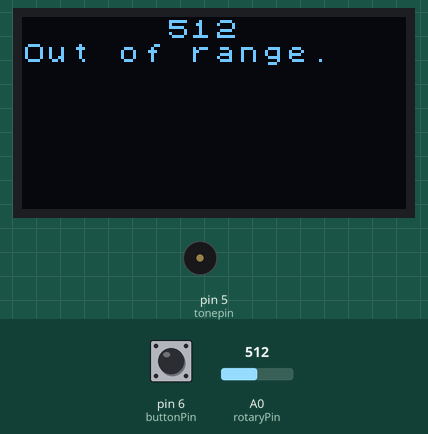
A sketch run on a simulated Arduino Uno, built with avr-gcc and run on an emulated ATmega328P. Shown: 128×64 one-colour display, buzzer (waves = sounding). Inputs (shaded band) come from the test bench; at power-on: A0 (rotaryPin) = 512, pin 6 (buttonPin) LOW.

Above: at 1.2 s.
1.3 s: A0 (rotaryPin) set to 482
At 2.6 s:
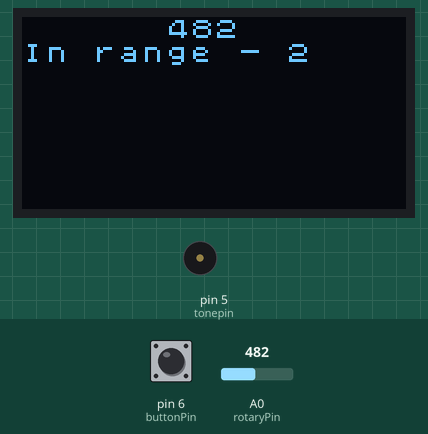
3.0 s: pin 6 (buttonPin) pulled HIGH for 0.15 s
At 3.4 s:
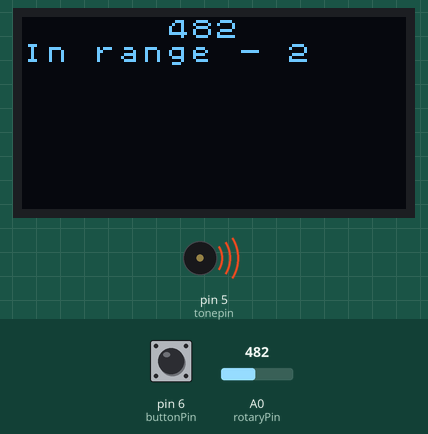
Timing chart, 0 to 21.6 s (numbered marks = the images above; inputs shaded):
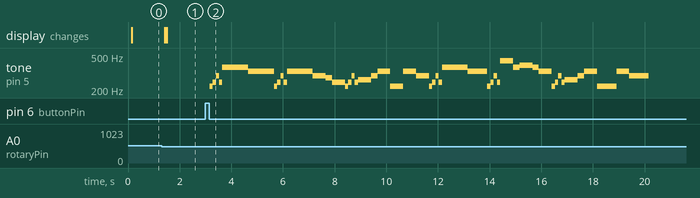

The sketch:

musicbox.ino
```cpp
// Define the pitch for the notes
#include "music.h"

//including the libraries
#include <Arduino.h>
#include <U8x8lib.h>

// This allows us to write to the small OLED display
U8X8_SSD1306_128X64_NONAME_HW_I2C u8x8(/* reset=*/U8X8_PIN_NONE);

// These pin names are all available in the documentation for the Grove board
// we are using
//
// https://wiki.seeedstudio.com/Grove-Beginner-Kit-For-Arduino/
//

int rotaryPin = A0;   //Arduino pin assigned to potentiometer
int rotaryValue = 0;  //variable for storing potentiometer reading

const int buttonPin = 6;  //Arduino pin assinged to button
int buttonState = 0;      //variable for storing button state

int tonepin = 5;  // Arduino pin assigned to Buzzer
int frequency;    // variable for storing the frequency


//The melody of song 1
int tune1[] = {
  NOTE_G4, NOTE_G4, NOTE_A4, NOTE_G4, NOTE_C5, NOTE_B4,
  NOTE_G4, NOTE_G4, NOTE_A4, NOTE_G4, NOTE_D5, NOTE_C5,
  NOTE_G4, NOTE_G4, NOTE_G5, NOTE_E5, NOTE_C5, NOTE_B4, NOTE_A4,
  NOTE_F5, NOTE_F5, NOTE_E5, NOTE_C5, NOTE_D5, NOTE_C5
};

//The duration of each note in tune1
float durt1[] = {
  0.5, 0.5, 0.5, 0.5, 0.5, 1,
  0.5, 0.5, 0.5, 0.5, 0.5, 1,
  0.5, 0.5, 0.5, 0.5, 0.5, 0.5, 0.5, 1,
  0.5, 0.5, 0.5, 0.5, 1, 1

};

//The melody of song 2
int tune2[] = {
  NOTE_A3, NOTE_B3, NOTE_D4, NOTE_B3, NOTE_FS4, NOTE_FS4, NOTE_E4, NOTE_A3,
  NOTE_B3, NOTE_D4, NOTE_B3, NOTE_E4, NOTE_E4, NOTE_D4, NOTE_CS4, NOTE_B3,
  NOTE_A3, NOTE_B3, NOTE_D4, NOTE_B3, NOTE_C4, NOTE_D4, NOTE_E4, NOTE_A3,
  NOTE_A3, NOTE_E4, NOTE_D4, NOTE_A3, NOTE_B3, NOTE_D4, NOTE_B3, NOTE_FS4,
  NOTE_FS4, NOTE_E4, NOTE_A3, NOTE_B3, NOTE_D4, NOTE_B3, NOTE_A4, NOTE_FS4,
  NOTE_G4, NOTE_FS4, NOTE_E4, NOTE_A3, NOTE_B3, NOTE_D4, NOTE_B3, NOTE_C4,
  NOTE_D4, NOTE_E4, NOTE_A3, NOTE_A3, NOTE_E4, NOTE_D4, NOTE_FS4, NOTE_G4,
  NOTE_FS4, NOTE_E4, NOTE_A3, NOTE_B3, NOTE_D4, NOTE_B3, NOTE_C4, NOTE_D4,
  NOTE_E4, NOTE_A3, NOTE_A3, NOTE_E4, NOTE_D4
};

//The duration of each note in song 2
float durt2[] = {
  0.25,
  0.25,
  0.25,
  0.25,
  1,
  1,
  1 + 1,
  0.25,
  0.25,
  0.25,
  0.25,
  1,
  1,
  1,
  0.5,
  1,
  0.25,
  0.25,
  0.25,
  0.25,
  1,
  0.5,
  1,
  0.5,
  0.5,
  1,
  1,
  0.25,
  0.25,
  0.25,
  0.25,
  1,
  1,
  1 + 0.5,
  0.25,
  0.25,
  0.25,
  0.25,
  1,
  0.5,
  1,
  0.5,
  1,
  0.25,
  0.25,
  0.25,
  0.25,
  1,
  0.5,
  1,
  0.5,
  1,
  1,
  1 + 0.5,
};

//The melody of song 3
int tune3[] = {
  NOTE_E4, NOTE_D4,
  NOTE_C4, NOTE_D4, NOTE_E4,
  NOTE_E4, NOTE_E4, NOTE_D4, NOTE_D4,
  NOTE_D4, NOTE_E4, NOTE_G4,
  NOTE_G4, NOTE_E4, NOTE_D4,
  NOTE_C4, NOTE_D4, NOTE_E4,
  NOTE_E4, NOTE_E4, NOTE_E4, NOTE_D4, NOTE_D4, NOTE_E4,
  NOTE_D4, NOTE_C4
};

//The duration of each note in song 3
float durt3[] = {
  0.5, 0.5, 0.5, 0.5, 0.5, 0.5, 1,
  0.5, 0.5, 1, 0.5, 0.5, 1,
  0.5, 0.5, 0.5, 0.5, 0.5, 0.5, 0.5,
  0.5, 0.5, 0.5, 0.5, 0.5, 1
};

void setup(void) {

  // We are going to read from the rotary sensor and the button
  pinMode(rotaryPin, INPUT);  //setting potentiometer as input
  pinMode(buttonPin, INPUT);  //setting button as input

  // We're going to send "music" out of the buzzer
  pinMode(tonepin, OUTPUT);  //setting buzzer as output

  // set up the OLED display
  u8x8.begin();
  u8x8.setFlipMode(1);
  u8x8.setFont(u8x8_font_chroma48medium8_r);
}


void loop(void) {

  // Read the position of the rotary sensor
  rotaryValue = analogRead(rotaryPin);   //reads the value from the potentiometer (it maps input voltages between 0 5V into integer values between 0 and 1023)
  buttonState = digitalRead(buttonPin);  // reads the value from the button, either HIGH or LOW

  u8x8.setCursor(0, 0);

  u8x8.print("      ");
  u8x8.println(rotaryValue);

  //Set arbitrary ranges for each song to play
  //using if-else statements
  if (rotaryValue > 100 && rotaryValue < 200) {
    u8x8.println("In range - 1   ");
    int length = sizeof(tune1) / sizeof(tune1[0]);

    if (buttonState == HIGH) {
      for (int x = 0; x < length; x++) {
        tone(tonepin, tune1[x]);
        delay(400 * durt1[x]);
        delay(100 * durt1[x]);
        noTone(tonepin);
      }
      delay(4000);
    }

  } else if (rotaryValue > 400 && rotaryValue < 500) {
    int length = sizeof(tune2) / sizeof(tune2[0]);
    u8x8.println("In range - 2  ");
    if (buttonState == HIGH) {
      for (int x = 0; x < length; x++) {
        tone(tonepin, tune2[x]);
        delay(400 * durt2[x]);
        delay(100 * durt2[x]);
        noTone(tonepin);
      }
    }
  } else if (rotaryValue > 780 && rotaryValue < 880) {
    u8x8.println("In range - 3   ");
    int length = sizeof(tune3) / sizeof(tune3[0]);

    if (buttonState == HIGH) {
      for (int x = 0; x < length; x++) {
        tone(tonepin, tune3[x]);
        delay(400 * durt3[x]);
        delay(100 * durt3[x]);
        noTone(tonepin);
      }
    }
  } else {
    u8x8.print("Out of range.");
  }
}
```

music.h
```cpp
#ifndef _MUSIC_H
#define _MUSIC_H

//defining each note based on its frequency
#define NOTE_0 -1
#define NOTE_FS3 185
#define NOTE_G3  196
#define NOTE_GS3 208
#define NOTE_A3  220
#define NOTE_AS3 233
#define NOTE_B3  247
#define NOTE_C4  262
#define NOTE_CS4 277
#define NOTE_D4  294
#define NOTE_DS4 311
#define NOTE_E4  330
#define NOTE_F4  349
#define NOTE_FS4 370
#define NOTE_G4  392
#define NOTE_GS4 415
#define NOTE_A4  440
#define NOTE_AS4 466
#define NOTE_B4  494
#define NOTE_C5  523
#define NOTE_CS5 554
#define NOTE_D5  587
#define NOTE_DS5 622
#define NOTE_E5  659
#define NOTE_F5  698
#define NOTE_FS5 740
#define NOTE_G5  784
#define NOTE_GS5 831

#define WHOLE 1
#define HALF 0.5
#define QUARTER 0.25
#define EIGHTH 0.25
#define SIXTEENTH 0.625

#endif
```

Measured:
- the behaviour switches between 500 and 499 on A0 (rotaryPin) (found by bisection; images 0 and 1)
- after the input at 1.3 s, the display: first changes after 0.12 s (image 1 shows a later state)
- after the input at 3.0 s, tone on pin 5 (tonepin): plays 220 Hz for 0.13 s, 247 Hz for 0.13 s, 294 Hz for 0.13 s, 247 Hz for 0.13 s, 370 Hz for 1.0 s, 330 Hz for 1.0 s … (49 notes in this stretch), starting after 0.16 s
